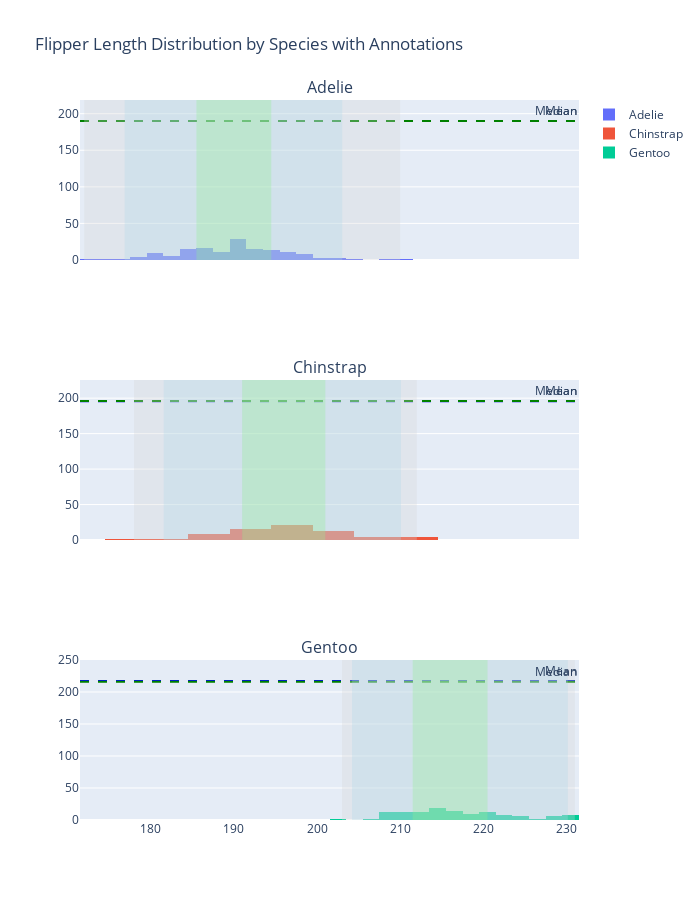

The notebook cell saved with this chart:
### Markdown cell above
#### 1. Use *fig.add_[h/v]line()* and *fig.add_[h/v]rect()* to mark, respspectively, location (mean and median) and scale (range, interquartile range, and a range defined by two standard deviations away from the mean in both directions) of *flipper_length_mm* for each _species_ onto _plotly_ histograms of *flipper_length_mm* for each _species_ in the penguins dataset<br>

<details class="details-example"><summary style="color:blue"><u>Further Guidance</u></summary>

**Time Management Warning**: it takes a long time to make a figure, whether you're working with a ChatBot, or building it from scratch based on trial and error changes with your code. ChatBots remove the need to understand the detailed nuances of data visualization library arguments and construction procedures. But after you've passed the 30 minute range of effort working with your ChatBot for this problem to try to get what you want, then your only options are to start a new session and hope for a smoother experience based on improved clarity of your directions, or submit what you have along with a brief note highlighting the duration in your chatlog history where your efforts to make progress did not produce the desired outcome.

> The code referenced above [*fig.add_[h/v]line()*](https://plotly.com/python/horizontal-vertical-shapes/) and [*fig.add_[h/v]rect()*](https://plotly.com/python/line-charts/) refer to `fig.add_hline()` and `fig.add_hline()` and `fig.add_hrect()` and `fig.add_vrect()` which overly lines rectangles onto a figure from different orientation perspectives.
>
> - _There are several considerations in this problem..._
>     - _The histograms can be on the same figure, on separate figures, or separated into different panels in the same figure_
>     - _The elements within a figure should be well annotated, probobably using a so-called legend to help make sure annotations don't overlap each other and are clear and readible_
> - _There are several ways to approach this problem..._
>     - _You will likely be very pleased when you run the code returned to you as the result of pasting this question in as a prompt into a ChatBot session; but, you will also likely need to interact with the ChatBot to ask for adjustments to the code which give a final satisfactory figure (and this is the recommended approach to get the experience this problem intends you to have)_
>     - _**When using a ChatBot, if the code provided by your ChatBot results in an error, show the error to your ChatBot and iterate this process with the adjusted "fixed" code provided by the ChatBot... this process usually converges some something workable that's pretty close to what you were going for**_
>     - <u>**And don't forget, a ChatBot can explain what how code it provides works, if you ask it to...**</u>
>     - _You could alternatively figure out how to code this plot up for yourself by looking at the provided documentation links and perhaps using some additional google searchers or ChatBot queries to help out with specific issues or examples; and, if you end up interested in figuring out a little more how the code works that's great and definitely feel free to go ahead and do so, but at this stage the point of this problem is to understand the general ideas of figures themselves as opposed to being an expert about the code that generated them_
    
</details>

### Code cell
import plotly.express as px
import plotly.graph_objects as go
from plotly.subplots import make_subplots
import pandas as pd
import numpy as np

# Load the penguins dataset from an online source
url = "https://raw.githubusercontent.com/mwaskom/seaborn-data/master/penguins.csv"
df = pd.read_csv(url)

# Function to add annotations
def add_annotations(fig, species, data):
    mean = data.mean()
    median = data.median()
    std = data.std()
    iqr = data.quantile(0.75) - data.quantile(0.25)
    min_val = data.min()
    max_val = data.max()
    
    # Add mean and median lines
    fig.add_hline(y=mean, line=dict(color='blue', dash='dash'), annotation_text='Mean', row=species, col=1)
    fig.add_hline(y=median, line=dict(color='green', dash='dash'), annotation_text='Median', row=species, col=1)
    
    # Add range and IQR rectangles
    fig.add_vrect(x0=min_val, x1=max_val, fillcolor='lightgrey', opacity=0.3, line_width=0, row=species, col=1)
    fig.add_vrect(x0=mean-2*std, x1=mean+2*std, fillcolor='lightblue', opacity=0.3, line_width=0, row=species, col=1)
    fig.add_vrect(x0=median-iqr/2, x1=median+iqr/2, fillcolor='lightgreen', opacity=0.3, line_width=0, row=species, col=1)

# Create subplots for each species
fig = make_subplots(rows=3, cols=1, shared_xaxes=True, subplot_titles=df['species'].unique())

# Plot histograms and add annotations
for i, species in enumerate(df['species'].unique(), 1):
    species_data = df[df['species'] == species]['flipper_length_mm']
    fig.add_trace(go.Histogram(x=species_data, name=species), row=i, col=1)
    add_annotations(fig, i, species_data)

# Update layout
fig.update_layout(height=900, width=700, title_text="Flipper Length Distribution by Species with Annotations")

fig.show()

### Figure 1 — Plotly figure (JSON) as saved in the notebook; plotly's stock layout.template omitted (floating-point values rounded to 4 significant figures; data arrays with more than 128 entries replaced by an {"elided": "..."} marker saying what was removed)
{"data": [{"name": "Adelie", "type": "histogram", "x": {"elided": "152 int values"}, "xaxis": "x", "yaxis": "y"}, {"name": "Chinstrap", "type": "histogram", "x": [192, 196, 193, 188, 197, 198, 178, 197, 195, 198, 193, 194, 185, 201, 190, 201, 197, 181, 190, 195, 181, 191, 187, 193, 195, 197, 200, 200, 191, 205, 187, 201, 187, 203, 195, 199, 195, 210, 192, 205, 210, 187, 196, 196, 196, 201, 190, 212, 187, 198, 199, 201, 193, 203, 187, 197, 191, 203, 202, 194, 206, 189, 195, 207, 202, 193, 210, 198], "xaxis": "x2", "yaxis": "y2"}, {"name": "Gentoo", "type": "histogram", "x": [211, 230, 210, 218, 215, 210, 211, 219, 209, 215, 214, 216, 214, 213, 210, 217, 210, 221, 209, 222, 218, 215, 213, 215, 215, 215, 216, 215, 210, 220, 222, 209, 207, 230, 220, 220, 213, 219, 208, 208, 208, 225, 210, 216, 222, 217, 210, 225, 213, 215, 210, 220, 210, 225, 217, 220, 208, 220, 208, 224, 208, 221, 214, 231, 219, 230, 214, 229, 220, 223, 216, 221, 221, 217, 216, 230, 209, 220, 215, 223, 212, 221, 212, 224, 212, 228, 218, 218, 212, 230, 218, 228, 212, 224, 214, 226, 216, 222, 203, 225, 219, 228, 215, 228, 216, 215, 210, 219, 208, 209, 216, 229, 213, 230, 217, 230, 217, 222, 214, null, 215, 222, 212, 213], "xaxis": "x3", "yaxis": "y3"}], "layout": {"annotations": [{"font": {"size": 16}, "showarrow": false, "text": "Adelie", "x": 0.5, "xanchor": "center", "xref": "paper", "y": 1, "yanchor": "bottom", "yref": "paper"}, {"font": {"size": 16}, "showarrow": false, "text": "Chinstrap", "x": 0.5, "xanchor": "center", "xref": "paper", "y": 0.6111, "yanchor": "bottom", "yref": "paper"}, {"font": {"size": 16}, "showarrow": false, "text": "Gentoo", "x": 0.5, "xanchor": "center", "xref": "paper", "y": 0.2222, "yanchor": "bottom", "yref": "paper"}, {"showarrow": false, "text": "Mean", "x": 1, "xanchor": "right", "xref": "x domain", "y": 190.0, "yanchor": "bottom", "yref": "y"}, {"showarrow": false, "text": "Median", "x": 1, "xanchor": "right", "xref": "x domain", "y": 190, "yanchor": "bottom", "yref": "y"}, {"showarrow": false, "text": "Mean", "x": 1, "xanchor": "right", "xref": "x2 domain", "y": 195.8, "yanchor": "bottom", "yref": "y2"}, {"showarrow": false, "text": "Median", "x": 1, "xanchor": "right", "xref": "x2 domain", "y": 196, "yanchor": "bottom", "yref": "y2"}, {"showarrow": false, "text": "Mean", "x": 1, "xanchor": "right", "xref": "x3 domain", "y": 217.2, "yanchor": "bottom", "yref": "y3"}, {"showarrow": false, "text": "Median", "x": 1, "xanchor": "right", "xref": "x3 domain", "y": 216, "yanchor": "bottom", "yref": "y3"}], "height": 900, "shapes": [{"line": {"color": "blue", "dash": "dash"}, "type": "line", "x0": 0, "x1": 1, "xref": "x domain", "y0": 190.0, "y1": 190.0, "yref": "y"}, {"line": {"color": "green", "dash": "dash"}, "type": "line", "x0": 0, "x1": 1, "xref": "x domain", "y0": 190, "y1": 190, "yref": "y"}, {"fillcolor": "lightgrey", "line": {"width": 0}, "opacity": 0.3, "type": "rect", "x0": 172, "x1": 210, "xref": "x", "y0": 0, "y1": 1, "yref": "y domain"}, {"fillcolor": "lightblue", "line": {"width": 0}, "opacity": 0.3, "type": "rect", "x0": 176.9, "x1": 203.0, "xref": "x", "y0": 0, "y1": 1, "yref": "y domain"}, {"fillcolor": "lightgreen", "line": {"width": 0}, "opacity": 0.3, "type": "rect", "x0": 185.5, "x1": 194.5, "xref": "x", "y0": 0, "y1": 1, "yref": "y domain"}, {"line": {"color": "blue", "dash": "dash"}, "type": "line", "x0": 0, "x1": 1, "xref": "x2 domain", "y0": 195.8, "y1": 195.8, "yref": "y2"}, {"line": {"color": "green", "dash": "dash"}, "type": "line", "x0": 0, "x1": 1, "xref": "x2 domain", "y0": 196, "y1": 196, "yref": "y2"}, {"fillcolor": "lightgrey", "line": {"width": 0}, "opacity": 0.3, "type": "rect", "x0": 178, "x1": 212, "xref": "x2", "y0": 0, "y1": 1, "yref": "y2 domain"}, {"fillcolor": "lightblue", "line": {"width": 0}, "opacity": 0.3, "type": "rect", "x0": 181.6, "x1": 210.1, "xref": "x2", "y0": 0, "y1": 1, "yref": "y2 domain"}, {"fillcolor": "lightgreen", "line": {"width": 0}, "opacity": 0.3, "type": "rect", "x0": 191, "x1": 201, "xref": "x2", "y0": 0, "y1": 1, "yref": "y2 domain"}, {"line": {"color": "blue", "dash": "dash"}, "type": "line", "x0": 0, "x1": 1, "xref": "x3 domain", "y0": 217.2, "y1": 217.2, "yref": "y3"}, {"line": {"color": "green", "dash": "dash"}, "type": "line", "x0": 0, "x1": 1, "xref": "x3 domain", "y0": 216, "y1": 216, "yref": "y3"}, {"fillcolor": "lightgrey", "line": {"width": 0}, "opacity": 0.3, "type": "rect", "x0": 203, "x1": 231, "xref": "x3", "y0": 0, "y1": 1, "yref": "y3 domain"}, {"fillcolor": "lightblue", "line": {"width": 0}, "opacity": 0.3, "type": "rect", "x0": 204.2, "x1": 230.2, "xref": "x3", "y0": 0, "y1": 1, "yref": "y3 domain"}, {"fillcolor": "lightgreen", "line": {"width": 0}, "opacity": 0.3, "type": "rect", "x0": 211.5, "x1": 220.5, "xref": "x3", "y0": 0, "y1": 1, "yref": "y3 domain"}], "title": {"text": "Flipper Length Distribution by Species with Annotations"}, "width": 700, "xaxis": {"anchor": "y", "domain": [0, 1], "matches": "x3", "showticklabels": false}, "xaxis2": {"anchor": "y2", "domain": [0, 1], "matches": "x3", "showticklabels": false}, "xaxis3": {"anchor": "y3", "domain": [0, 1]}, "yaxis": {"anchor": "x", "domain": [0.7778, 1]}, "yaxis2": {"anchor": "x2", "domain": [0.3889, 0.6111]}, "yaxis3": {"anchor": "x3", "domain": [0, 0.2222]}}}
